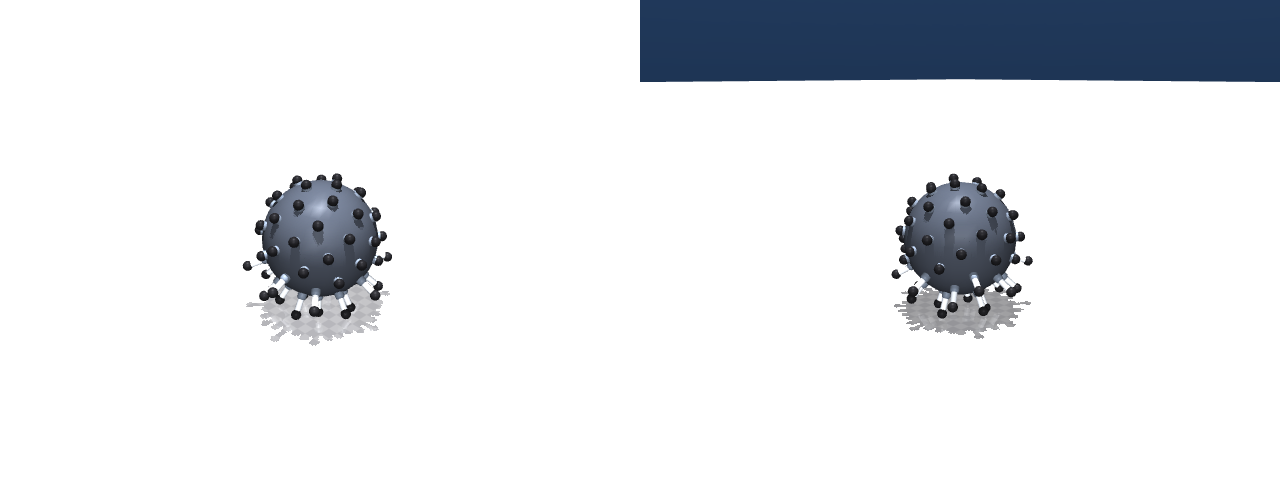
#> input picture docs/project_journey/assets/standing_jump_1_stand.png, 1280 x 480 px, found by its file name
$ python create_jump_grid.py
#> lines starting #> are read from the running program, lines starting #| are printed output that depends on the picture
from pathlib import Path
from PIL import Image, ImageDraw, ImageFont
import numpy as np

img_paths = [
    "docs/project_journey/assets/standing_jump_1_stand.png",
    "docs/project_journey/assets/standing_jump_2_crouch.png",
    "docs/project_journey/assets/standing_jump_3_takeoff.png",
    "docs/project_journey/assets/standing_jump_4_apex.png",
    "docs/project_journey/assets/standing_jump_5_landing.png",
]

labels = [
    "1. Stationary Stand (z=0.21m)",
    "2. Deep Crouch Preload (z=0.16m)",
    "3. Explosive Takeoff (+3.14 m/s)",
    "4. Airborne Flight Apex (+45.0 cm)",
    "5. Compliant Landing (z=0.19m)",
]

# Load only the 3D close-up half (left half: width 0 to 640)
crops = []
for p in img_paths:
    img = Image.open(p)
#> img is the input picture: PIL image 1280x480 RGB; mean R, G, B 228, 230.3, 233.5
    w, h = img.size
#> w = 1280; h = 480
    # Left viewport crop: width w // 2
    left_view = img.crop((0, 0, w // 2, h))
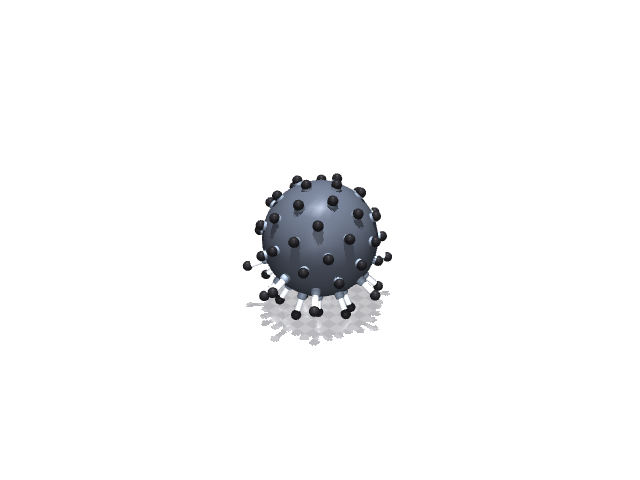
#> left_view: PIL image 640x480 RGB; mean R, G, B 246.8, 247.1, 247.7
    crops.append(left_view)
#> pass 2 of the loop `for p in img_paths:`:
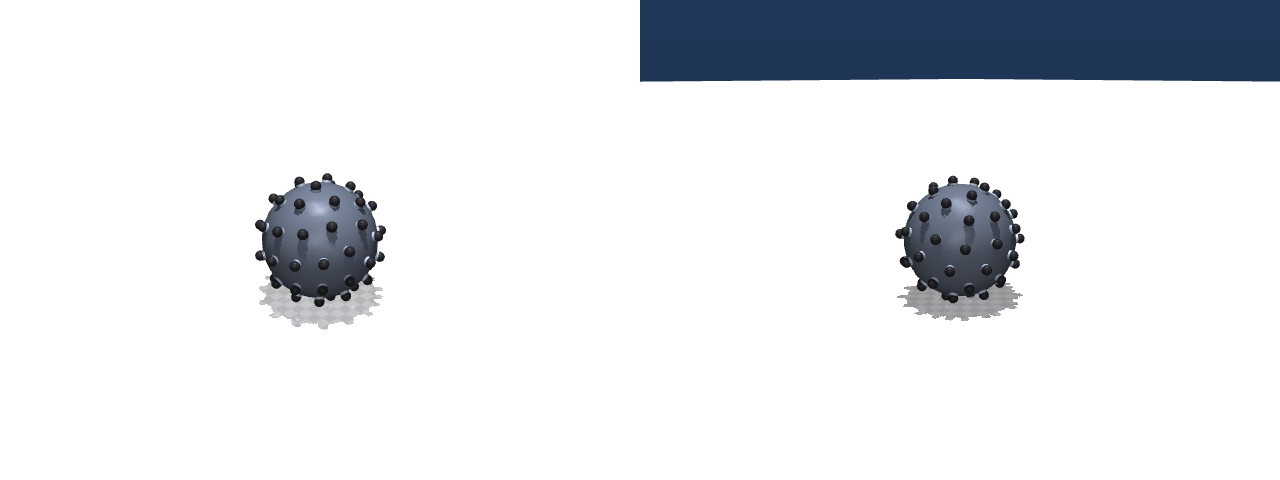
#> input picture docs/project_journey/assets/standing_jump_2_crouch.png, 1280 x 480 px, found by its file name
#> img is the input picture: PIL image 1280x480 RGB; mean R, G, B 228.8, 231, 234.2
#> `left_view = img.crop((0, 0, w // 2, h))`:
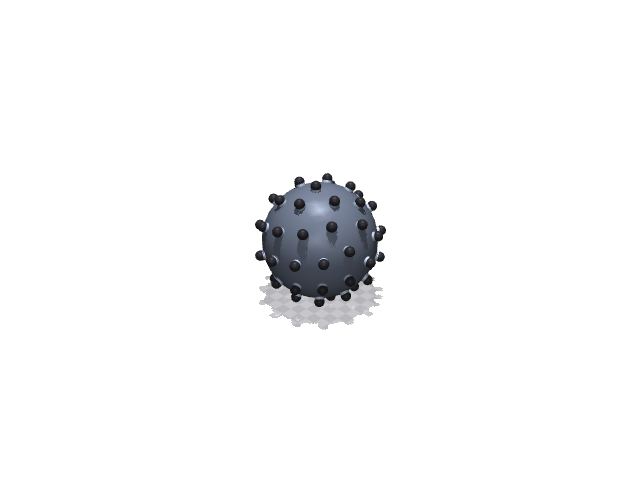
#> left_view: PIL image 640x480 RGB; mean R, G, B 247.5, 247.7, 248.2
#> (the run stopped early here; a loop or call above may not have finished)
